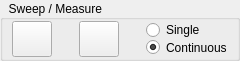
         <widget class="QGroupBox" name="grpRfSweepMode">
          <property name="sizePolicy">
           <sizepolicy hsizetype="Expanding" vsizetype="Expanding">
            <horstretch>0</horstretch>
            <verstretch>0</verstretch>
           </sizepolicy>
          </property>
          <property name="minimumSize">
           <size>
            <width>240</width>
            <height>61</height>
           </size>
          </property>
          <property name="maximumSize">
           <size>
            <width>240</width>
            <height>61</height>
           </size>
          </property>
          <property name="styleSheet">
           <string notr="true">color: rgb(0, 0, 0);</string>
          </property>
          <property name="title">
           <string>  Sweep / Measure   </string>
          </property>
          <property name="flat">
           <bool>false</bool>
          </property>
          <layout class="QHBoxLayout" name="horizontalLayout_4">
           <property name="spacing">
            <number>2</number>
           </property>
           <property name="leftMargin">
            <number>9</number>
           </property>
           <property name="topMargin">
            <number>1</number>
           </property>
           <property name="rightMargin">
            <number>5</number>
           </property>
           <property name="bottomMargin">
            <number>2</number>
           </property>
           <item>
            <widget class="QPushButton" name="bttnFrqSet">
             <property name="minimumSize">
              <size>
               <width>40</width>
               <height>36</height>
              </size>
             </property>
             <property name="maximumSize">
              <size>
               <width>40</width>
               <height>36</height>
              </size>
             </property>
             <property name="toolTip">
              <string>Update RF Settings</string>
             </property>
             <property name="text">
              <string/>
             </property>
             <property name="icon">
              <iconset resource="Resource.qrc">
               <normaloff>:/img/48Play</normaloff>:/img/48Play</iconset>
             </property>
             <property name="iconSize">
              <size>
               <width>28</width>
               <height>28</height>
              </size>
             </property>
             <property name="flat">
              <bool>false</bool>
             </property>
            </widget>
           </item>
           <item>
            <spacer name="horizontalSpacer_7">
             <property name="orientation">
              <enum>Qt::Horizontal</enum>
             </property>
             <property name="sizeHint" stdset="0">
              <size>
               <width>40</width>
               <height>20</height>
              </size>
             </property>
            </spacer>
           </item>
           <item>
            <widget class="QPushButton" name="bttnFrqStop">
             <property name="minimumSize">
              <size>
               <width>40</width>
               <height>36</height>
              </size>
             </property>
             <property name="maximumSize">
              <size>
               <width>40</width>
               <height>36</height>
              </size>
             </property>
             <property name="toolTip">
              <string>Update RF Settings</string>
             </property>
             <property name="text">
              <string/>
             </property>
             <property name="icon">
              <iconset resource="Resource.qrc">
               <normaloff>:/img/48Stop</normaloff>:/img/48Stop</iconset>
             </property>
             <property name="iconSize">
              <size>
               <width>28</width>
               <height>28</height>
              </size>
             </property>
             <property name="flat">
              <bool>false</bool>
             </property>
            </widget>
           </item>
           <item>
            <spacer name="horizontalSpacer_6">
             <property name="orientation">
              <enum>Qt::Horizontal</enum>
             </property>
             <property name="sizeHint" stdset="0">
              <size>
               <width>40</width>
               <height>20</height>
              </size>
             </property>
            </spacer>
           </item>
           <item>
            <layout class="QVBoxLayout" name="verticalLayout_35">
             <property name="spacing">
              <number>0</number>
             </property>
             <item>
              <widget class="QRadioButton" name="rbSweepModeSingle">
               <property name="text">
                <string>Single </string>
               </property>
               <property name="checked">
                <bool>false</bool>
               </property>
              </widget>
             </item>
             <item>
              <widget class="QRadioButton" name="rbSweepModeContinous">
               <property name="text">
                <string>Continuous</string>
               </property>
               <property name="checked">
                <bool>true</bool>
               </property>
              </widget>
             </item>
            </layout>
           </item>
          </layout>
         </widget>
